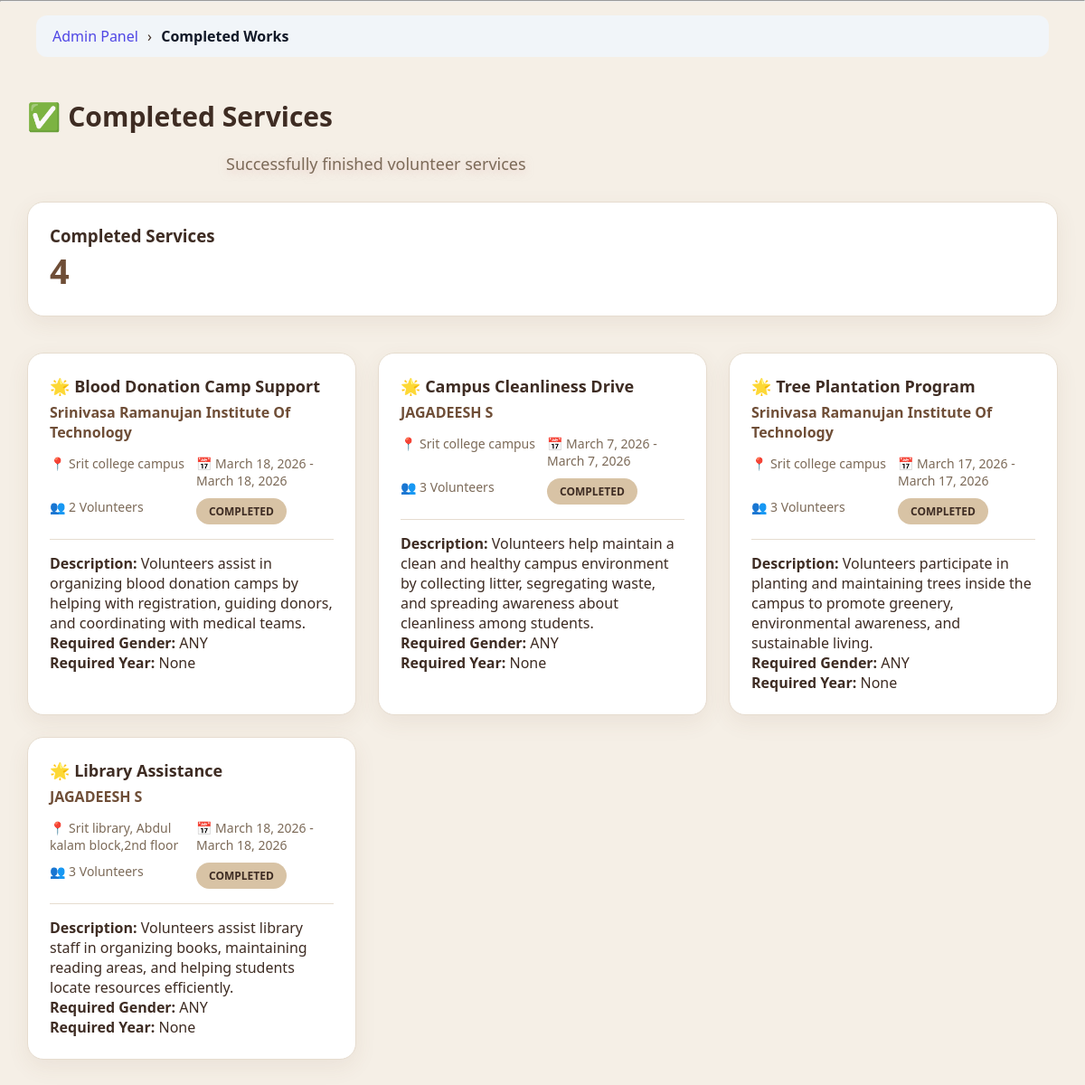
Page /admin_panel/completed-works/ (signed in) on the earlier database version.
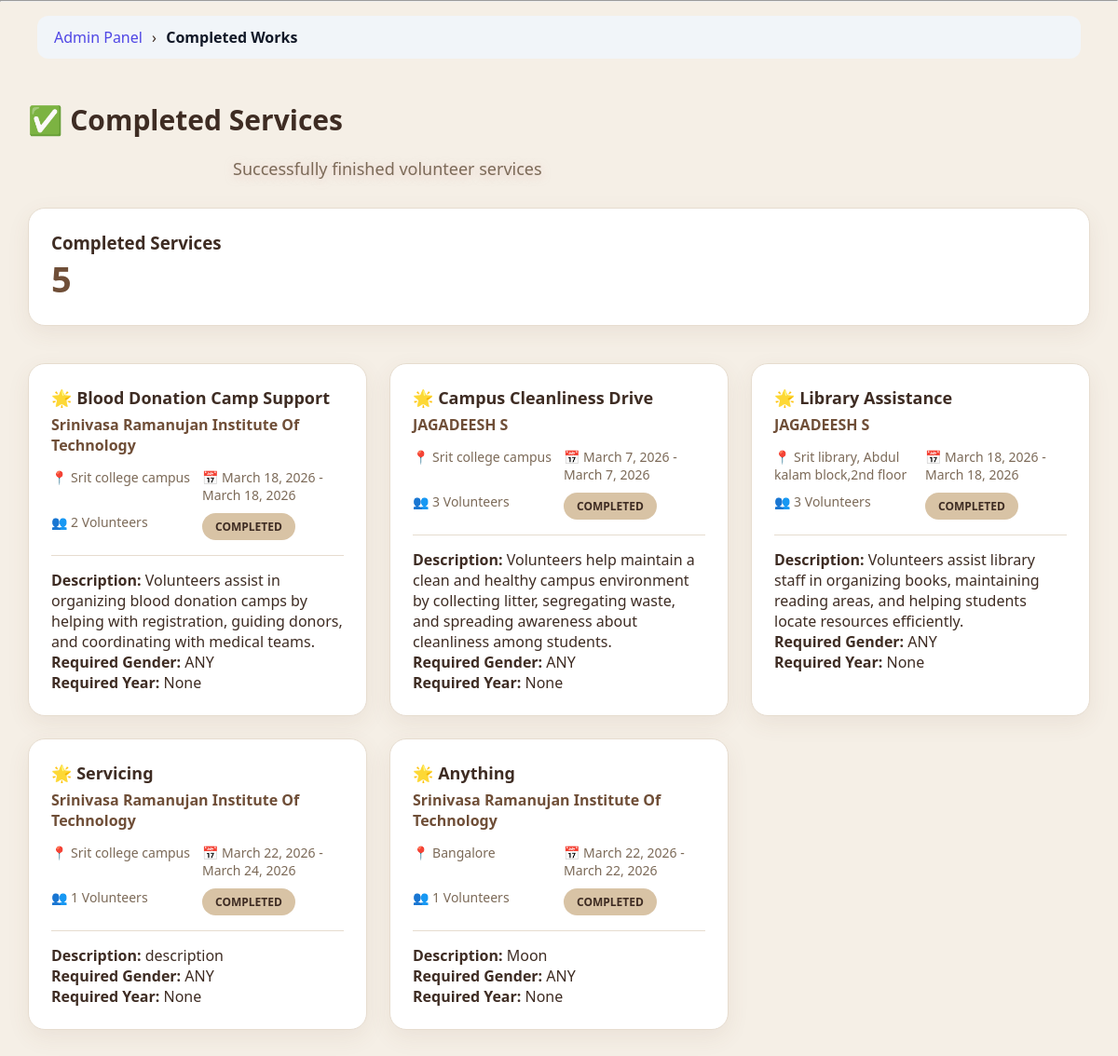
Same page on the later database version.
### app1/models.py (models this page shows, shortened)
class Service(models.Model):
    STATUS_CHOICES = (
        ('PENDING', 'Pending'),
        ('APPROVED', 'Approved'),
        ('REJECTED', 'Rejected'),
        ('COMPLETED', 'Completed'),
    )
    title = models.CharField(max_length=200)
    description = models.TextField()
    location = models.CharField(max_length=100)
    start_date = models.DateField()
    end_date = models.DateField()
    reminder_sent = models.BooleanField(default=False)
    max_volunteers = models.IntegerField()
    coordinators = models.JSONField(default=list, blank=True)
    GENDER_PREF = (
        ("ANY", "Any"),
        ("MALE", "Male"),
        ("FEMALE", "Female"),
    )
    required_gender = models.CharField(
        max_length=10,
        choices=GENDER_PREF,
        default="ANY"
    )
    required_year = models.CharField(
        max_length=20,
        blank=True,
        null=True
    )
    organization = models.ForeignKey(
        Organization,
        on_delete=models.CASCADE
    )
    organization_name = models.CharField(
        max_length=200,
        blank=True
    )
    status = models.CharField(
        max_length=20,
        choices=STATUS_CHOICES,
        default='PENDING'
    )
    authorization_letter = models.FileField(
        upload_to="service_letters/",
        null=True,
        blank=True
    )
    created_at = models.DateTimeField(auto_now_add=True)

class Organization(models.Model):
    user = models.OneToOneField(User, on_delete=models.CASCADE)
    organization_name = models.CharField(max_length=100)
    principal_name = models.CharField(max_length=100, blank=True, null=True)
    phone = models.CharField(max_length=15, blank=True, null=True)
    verification_letter = models.FileField(
        upload_to="org_letters/",
        blank=True,
        null=True
    )
    approved = models.BooleanField(default=False)
    cover_image = models.ImageField(upload_to="org_covers/", blank=True, null=True)
    logo = models.ImageField(upload_to="org_logos/", blank=True, null=True)
    tagline = models.CharField(max_length=200, blank=True)
    about = models.TextField(blank=True)
    mission = models.TextField(blank=True)
    vision = models.TextField(blank=True)
    founded_year = models.IntegerField(blank=True, null=True)
    website = models.URLField(blank=True)
    instagram = models.URLField(blank=True)
    youtube = models.URLField(blank=True)
    promo_video = models.URLField(blank=True)
    website = models.URLField(blank=True, null=True)

### app1/views.py (the view)
# urls.py: path('admin_panel/completed-works/', views.admin_completed_works, name='admin_completed_works'),
@login_required
def admin_completed_works(request):
    if request.user.role != "ADMIN":
        return redirect("login")
    today = date.today()
    services = Service.objects.filter(end_date__lt=today)
    return render(
        request,
        "admin_panel/completed_works.html",
        {
            "services": services,
            "completed_count": services.count()
        }
    )

### app1/templatetags/breadcrumbs.py (called while the page is built)
@register.simple_tag(takes_context=True)
def generate_breadcrumbs(context):
    request = context['request']
    path = request.path.strip('/')
    parts = path.split('/')
    breadcrumbs = []
    url = ""
    for part in parts:
        url += "/" + part
        name = part.replace('-', ' ').replace('_', ' ').title()
        if part == "organization":
            breadcrumbs.append(("Organization", reverse("organization_dashboard")))
        elif part == "volunteer":
            breadcrumbs.append(("Volunteer", reverse("volunteer_dashboard")))
        elif part == "admin_panel":
            breadcrumbs.append(("Admin Panel", reverse("admin_dashboard")))
        elif part == "service" or part.isdigit():
            breadcrumbs.append(("", reverse("organization_dashboard")))
        else:
            breadcrumbs.append((name, url + "/"))
    return breadcrumbs

### app1/templates/admin_panel/completed_works.html (shortened to what this page needs)
{% extends "base.html" %}
{% block content %}
<div class="page">
<h1>✅ Completed Services</h1>
<p class="subtitle">Successfully finished volunteer services</p>
<div class="cards">
    <div class="card">
        <h3>Completed Services</h3>
        <div class="count">{{ completed_count }}</div>
    </div>
</div>
<div class="work-grid">
{% for s in services %}
<div class="work-card">
    <div class="work-title">🌟 {{ s.title }}</div>
    <div class="org"><a href="{% url 'public_org_profile' s.organization.id %}">
    {{ s.organization.organization_name }}
</a></div>
    <div class="meta">
        <div>📍 {{ s.location }}</div>
        <div>📅 {{ s.start_date }} - {{ s.end_date }}</div>
        <div>👥 {{ s.max_volunteers }} Volunteers</div>
        <div><span class="status">COMPLETED</span></div>
    </div>
    <div style="margin-top:15px; border-top:1px solid #334155; padding-top:15px;">
        <p><strong>Description:</strong> {{ s.description }}</p>
        <p><strong>Required Gender:</strong> {{ s.required_gender }}</p>
        <p><strong>Required Year:</strong> {{ s.required_year }}</p>
    </div>
</div>
{% empty %}
<p>No completed services available.</p>
{% endfor %}
</div>
</div>
{% endblock %}

### app1/templates/base.html (shortened to what this page needs)
{% load static %}
<html>
<head>
    <link rel="stylesheet" href="{% static 'css/style.css' %}?v=5">
</head>
<body>
{% include "includes/auto_breadcrumbs.html" %}
{% block content %}{% endblock %}
</body>
</html>

### app1/templates/includes/auto_breadcrumbs.html
{% load breadcrumbs %}
{% generate_breadcrumbs as crumbs %}
<div style="padding:15px 40px;">
    <nav style="background:#f1f5f9;padding:12px 18px;border-radius:12px;">
        {% for name, url in crumbs %}
            {% if forloop.last %}
                <span style="font-weight:600;color:#111827;">
                    {{ name }}
                </span>
            {% else %}
                <a href="{{ url }}" style="text-decoration:none;color:#4f46e5;">
                    {{ name }}
                </a>
                <span style="margin:0 6px;">›</span>
            {% endif %}
        {% endfor %}
    </nav>
</div>

### app1/static/css/style.css (style rules this page uses)
* { margin: 0; padding: 0; box-sizing: border-box; font-family: 'Segoe UI', sans-serif; }
body { height: 100vh; background: #f5f7fb; }
* { margin: 0; padding: 0; box-sizing: border-box; font-family: "Segoe UI", sans-serif; }
body { background: #f8fafc; color: #0f172a; }
.subtitle { color: #fcfdff; text-shadow: 0 2px 10px rgba(231, 178, 178, 0.5); }
.subtitle { margin-top: 20px; max-width: 700px; margin-inline: auto; color: #475569; font-size: 18px; }

### app1/templates/admin_panel/completed_works.html (style rules this page uses)
body { background:#f5efe6; font-family:'Segoe UI',sans-serif; color:#3e2c23; }
.page { padding:30px; }
h1 { font-size:30px; font-weight:700; color:#3e2c23; margin-bottom:8px; }
.subtitle { color:#7c6a58; margin-bottom:30px; }
.cards { display:grid; grid-template-columns:repeat(auto-fit,minmax(230px,1fr)); gap:22px; margin-bottom:40px; }
.card { background:#ffffff; border-radius:18px; padding:24px; border:1px solid #e6dccf; box-shadow:0 8px 25px rgba(111,78,55,0.08); }
.count { font-size:38px; font-weight:800; color:#6f4e37; }
.work-grid { display:grid; grid-template-columns:repeat(auto-fit,minmax(320px,1fr)); gap:24px; }
.work-card { background:#ffffff; border-radius:18px; padding:24px; border:1px solid #e6dccf; box-shadow:0 8px 25px rgba(111,78,55,0.08); transition:0.3s ease; }
.work-title { font-size:18px; font-weight:600; color:#3e2c23; margin-bottom:6px; }
.org { color:#7c6a58; margin-bottom:14px; }
.org a { color:#6f4e37; font-weight:600; text-decoration:none; }
.meta { display:grid; grid-template-columns:1fr 1fr; gap:10px; font-size:14px; color:#7c6a58; margin-bottom:16px; }
.status { display:inline-block; padding:6px 14px; border-radius:20px; background:#d8c3a5; color:#3e2c23; font-weight:600; font-size:12px; }
.work-card div[style] { margin-top:15px !important; border-top:1px solid #e6dccf !important; padding-top:15px !important; }

Differences in the rows shown:
removed Service: title "Tree Plantation Program", organization.organization_name "Srinivasa Ramanujan Institute Of Technology", location "Srit college campus", start_date "March 17, 2026", end_date "March 17, 2026", max_volunteers "3", description "Volunteers participate in planting and maintaining trees inside the campus to promote greenery, environmental awareness, and sustainable living.", required_gender "ANY", required_year "None"
added Service: title "Servicing", organization.organization_name "Srinivasa Ramanujan Institute Of Technology", location "Srit college campus", start_date "March 22, 2026", end_date "March 24, 2026", max_volunteers "1", description "description", required_gender "ANY", required_year "None"
added Service: title "Anything", organization.organization_name "Srinivasa Ramanujan Institute Of Technology", location "Bangalore", start_date "March 22, 2026", end_date "March 22, 2026", max_volunteers "1", description "Moon", required_gender "ANY", required_year "None"
Other differences:
{{ completed_count }}: "4" → "5"
